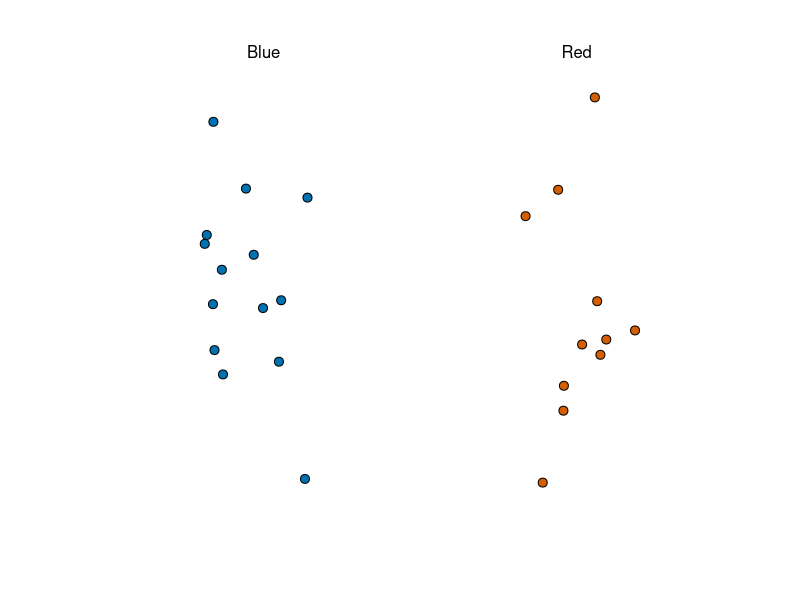
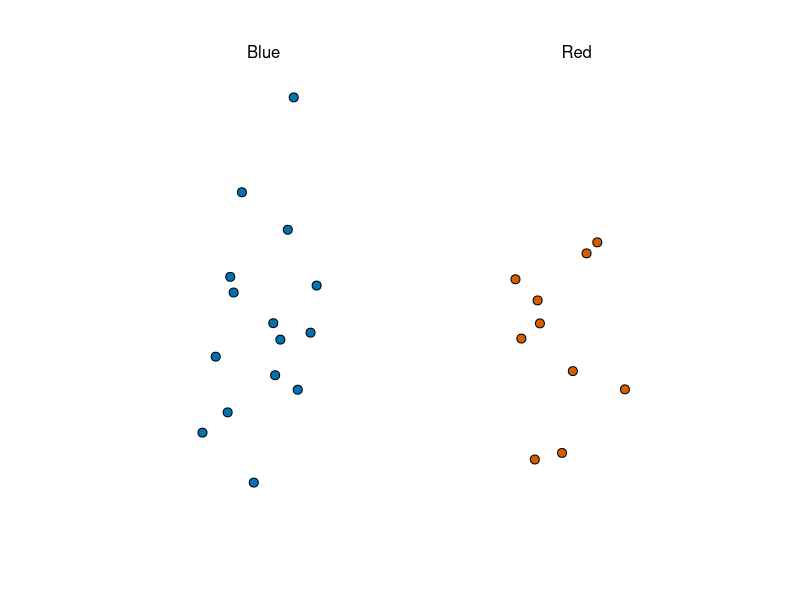
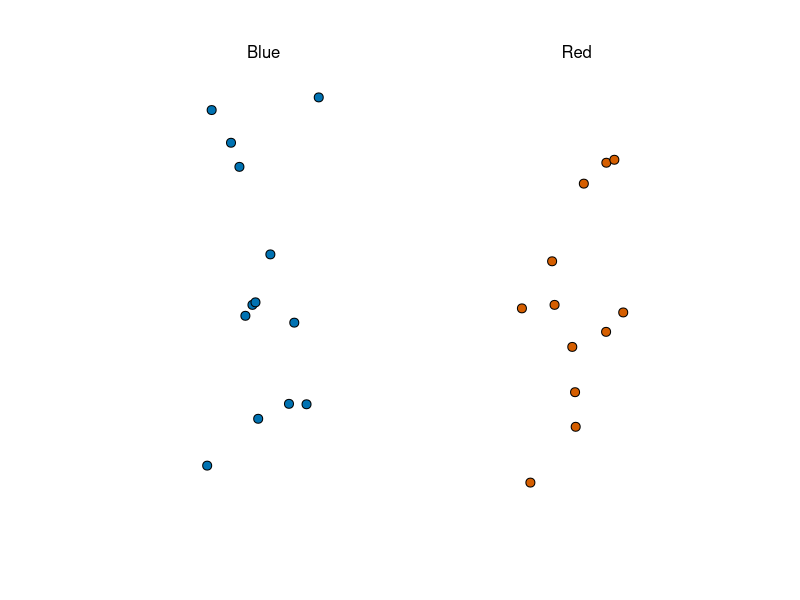
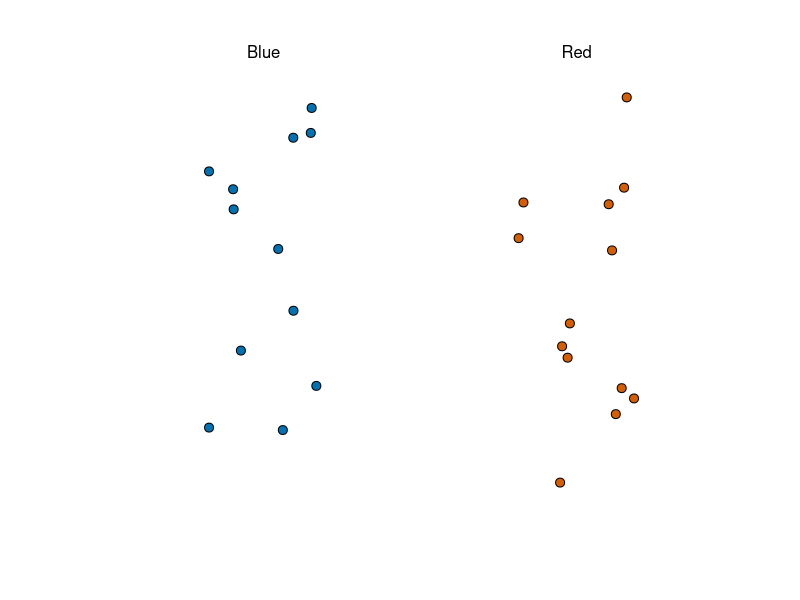
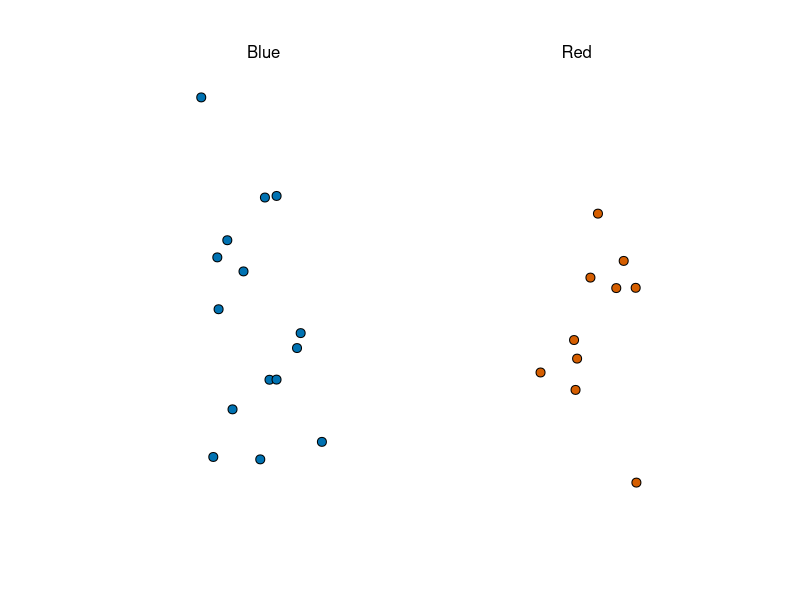

Here is the R script that generated these plots, in order: (Note: this script raises an error after producing the figures.)
## ---- chunk 1
library(tidyverse)
library(dslabs)
take_poll(25)
## ---- chunk 2
take_poll(25)
take_poll(25)
take_poll(25)
take_poll(25)
## ---- chunk 3
sqrt(p*(1-p))/sqrt(1000)
## ---- chunk 4
N<-25
p <- seq(0, 1, length = 100)
se<-sqrt(p*(1-p)/N)
plot(p,se)
## ---- chunk 5
# Plot the three graphs, using the `ylim` argument to standardize the y-axis across all three plots.
p <- seq(0, 1, length = 100)
sample_sizes<-c(25, 100, 1000)
for(N in sample_sizes){
  se<-sqrt(p*(1-p)/N)
  plot(p, se, ylim = c(0, 0.5/sqrt(25)))
}
## ---- chunk 6
p<-0.45
N<-25
sed<-2*sqrt(p*(1-p)/N)
sed
## ---- chunk 7
x_hat <- 0.48
se <- sqrt(x_hat*(1-x_hat)/25)
se
## ---- chunk 8
pnorm(0.01/se) - pnorm(-0.01/se)
## ---- chunk 9
1.96*se
## ---- chunk 10
pnorm(1.96)-pnorm(-1.96)
## ---- chunk 11
B <- 10000
N <- 1000
x_hat <- replicate(B, {
  x <- sample(c(0,1), size = N, replace = TRUE, prob = c(1-p, p))
  mean(x)
})
## ---- chunk 12
p <- 0.45
N <- 1000

x <- sample(c(0,1), size = N, replace = TRUE, prob = c(1-p, p))
x_hat <- mean(x)
## ---- chunk 13
B <- 10000
x_hat <- replicate(B, {
  x <- sample(c(0,1), size = N, replace = TRUE, prob = c(1-p, p))
  mean(x)
})
## ---- chunk 14
mean(x_hat)
sd(x_hat)
## ---- chunk 15
take_sample<-function(p, N){
  a<-sample(c(1,0), N, replace = TRUE, prob = c(p, 1-p))
  mean(a)
}
## ---- chunk 16
p<-0.45
N<-100
B<-10000
errors<-replicate(B, take_sample(p, N)-p)
## ---- chunk 17
mean(errors)
hist(errors)
## ---- chunk 18
mean(abs(errors))
## ---- chunk 19
sqrt(mean(errors^2))
## ---- chunk 20
N<-100
se<-sqrt(p*(1-p)/N)
se
## ---- chunk 21
set.seed(1)
N<-100
p<-0.45
X <- sample(c(1,0), N, replace=TRUE, p=c(p,1-p))
X_bar<-mean(X)
se_xbar<-sqrt(X_bar*(1-X_bar)/N)
se_xbar
## ---- chunk 22
p<-0.5
N <- seq(100, 5000, len = 100)
se<-sqrt(p*(1-p)/N)
se<-data_frame(N,se)
se%>%
  ggplot(aes(N,se))+
  geom_point()
## ---- chunk 23
qqnorm(errors)
qqline(errors)
## ---- chunk 24
p<-0.45
N<-100
1-pnorm(0.5,p,sqrt(p*(1-p)/N))
## ---- chunk 25
N<-100
x_bar<-0.51
se<-sqrt(x_bar*(1-x_bar)/N)
pnorm(-0.01/se) + (1-pnorm(0.01/se))
